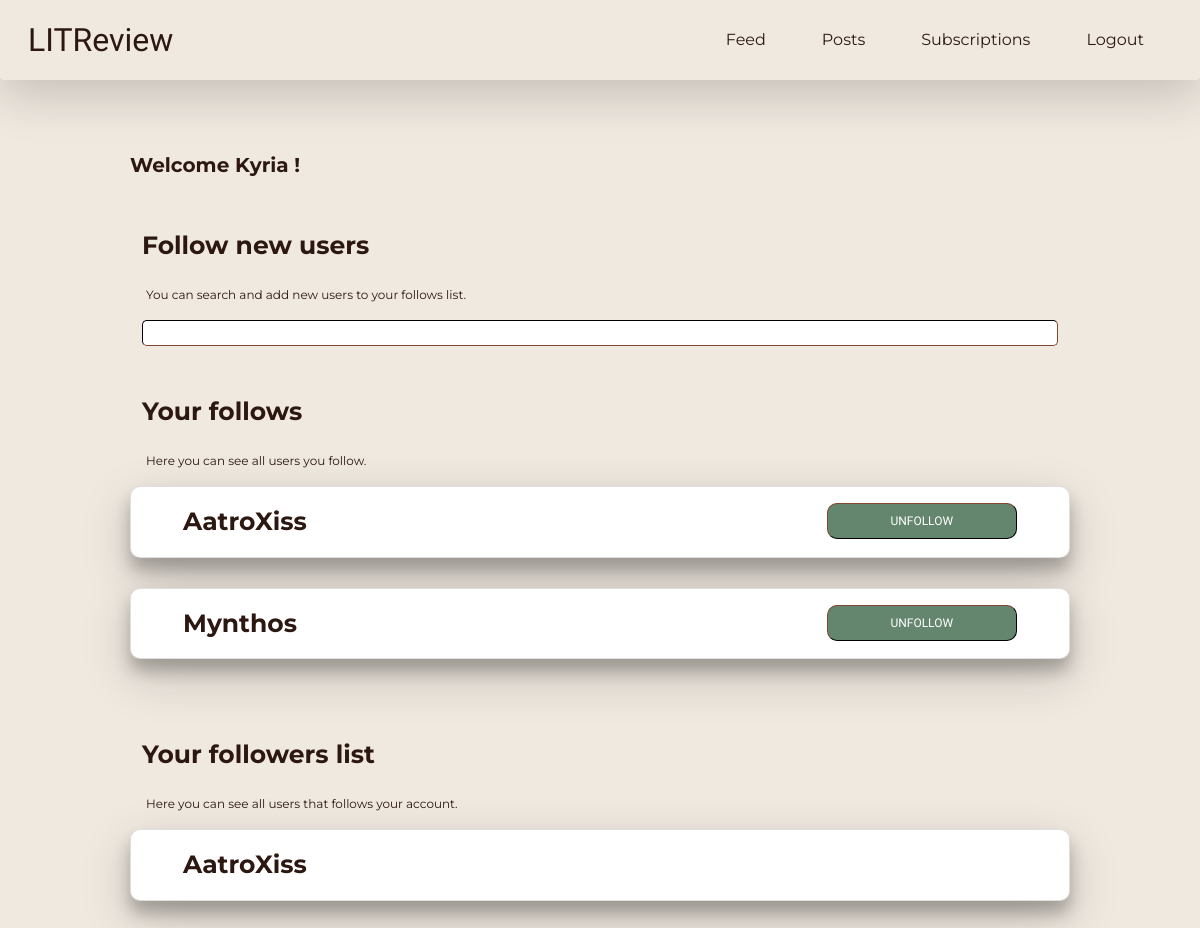
Screenshot of /follow (signed in) with the database file from the repository.
### authentication/models.py (models this page shows)
class User(AbstractUser):
    profile_photo = models.ImageField()

### app/views.py (the view, shortened to what this page needs)
# urls.py: path('follow', app.views.display_follow, name='follow'),
@login_required
def display_follow(request):
    follows = []
    followers = []
    if UserFollows.objects.filter(user=request.user):
        for entry in UserFollows.objects.filter(user=request.user):
            follows.append(entry.followed_user)
    if UserFollows.objects.filter(followed_user=request.user):
        for entry in UserFollows.objects.filter(followed_user=request.user):
            followers.append(entry.user)
    if request.method == 'GET':
        context = {
            'follows': follows,
            'followers': followers,
        }
    return render(request, 'app/follow.html', context=context)

### app/templates/app/follow.html (shortened to what this page needs)
{% extends 'base.html' %}
{% block content %}
<div class="container sub-container">
    <div class="row">
        <h2 class="card-headline">Follow new users</h2>
        <p class="card-body">You can search and add new users to your follows list.</p>
    </div>
    <div class="row">
        <form method="post">
            <input type="search" name="follow">
        </form>
    </div>
</div>
<div class="container sub-container">
    <div class="row">
        <h2 class="card-headline">Your follows</h2>
        <p class="card-body">Here you can see all users you follow.</p>
    </div>
    <div class="row">
        {% if follows %}
            {% for follows_user in follows %}
            <div class="card card-sub">
                <div class="card-body">
                    <div class="container">
                        <div class="row">
                            <div class="col-9">
                                <p class="card-headline">{{ follows_user.username }}</p>
                            </div>
                            <div class="col-3">
                                <form method="post">
                                    <button class="btn-unfollow" type="submit" name="unfollow" value="{{ follows_user.id }}"> Unfollow</button>
                                </form>
                            </div>
                        </div>
                    </div>
                </div>
            </div>
            {% endfor %}
        {% endif %}
    </div>
</div>
<div class="container sub-container">
    <div class="row">
        <h2 class="card-headline">Your followers list</h2>
        <p class="card-body">Here you can see all users that follows your account.</p>
    </div>
    <div class="row">
        {% if followers %}
            {% for followed_by_user in followers %}
            <div class="card card-sub">
                <div class="card-body">
                    <div class="container">
                        <div class="row">
                                <p class="card-headline">{{ followed_by_user.username }}</p>
                        </div>
                    </div>
                </div>
            </div>
            {% endfor %}
        {% endif %}
    </div>
</div>
{% endblock content %}

### templates/base.html (shortened to what this page needs)
<!DOCTYPE html>
<html lang="en">
<head>
    <link href="https://cdn.jsdelivr.net/npm/bootstrap@5.1.3/dist/css/bootstrap.min.css" rel="stylesheet">
    <link rel="stylesheet" href="https://cdnjs.cloudflare.com/ajax/libs/font-awesome/4.7.0/css/font-awesome.min.css">
    {% load static %}
    <link rel="stylesheet" type="text/css" href="{% static 'litreview/style.css' %}">
</head>
<body>
    <nav class="navbar navbar-expand-lg navbar-dark shadow-lg p-3 mb-5 rounded nav-main">
        <div class="container-fluid">
          <a class="navbar-brand nav-logo" href="{% url 'feed' %}">LITReview</a>
          {% if user.is_authenticated %}
          <div class="collapse navbar-collapse justify-content-end" id="navbarNav">
            <ul class="navbar-nav">
              <li class="nav-item">
                <a class="nav-link" href="{% url 'feed' %}">Feed</a>
              </li>
              <li class="nav-item">
                <a class="nav-link" href="{% url 'view_posts' %}">Posts</a>
              </li>
              <li class="nav-item">
                <a class="nav-link" href="{% url 'follow' %}">Subscriptions</a>
              </li>
              <li class="nav-item">
                <a class="nav-link" href="{% url 'logout' %}">Logout</a>
              </li>
            </ul>
          </div>
          {% endif %}
        </div>
      </nav>
      {% if user.is_authenticated %}
      <div class="container main-container">
        <div class="row">
          <p class="welcome-message">Welcome {{ request.user }} !</p>
        </div>
      {% endif %}
        {% block content %}{% endblock content%}
      </div>
</body>
</html>

### static/litreview/style.css (style rules this page uses)
:root { --dominant-color: #F0E9E0; --complementary-color: #2C1810; --accent-color: #64866E; --accent-color-2: #DAAA63; --white-color: #fff; --black-color: #000; --title-font: 'libre caslon text', serif; --body-font: 'montserrat', sans-serif; --title-font-size: 4.5rem; --large-font-size: 3rem; --medium-font-size: 2.5rem; --small-medium-font-size: 1.5rem; --body-font-size: 1rem; }
* { margin: 0; padding: 0; box-sizing: border-box; }
body { background: var(--dominant-color); }
input { width: 100%; border-radius: 5px; border-color: var(--complementary-color); border-width: 1px; }
h2 { font-family: var(--body-font); font-size: var(--small-medium-font-size); color: var(--complementary-color); margin: 0; padding: 0; margin-bottom: 10px !important; }
p { font-family: var(--body-font); font-size: var(--body-font-size); color: var(--complementary-color); margin: 0; padding: 0; }
a { font-family: var(--body-font); text-decoration: none; color: var(--complementary-color); }
li { list-style: none; font-family: var(--body-font); color: var(--complementary-color); margin-left: 20px; margin-right: 20px; }

### static/litreview/navbar.css (style rules this page uses)
.nav-main { background-color: var(--dominant-color); position: fixed; top: 0; z-index: 10; display: flex; width: 100%; height: 80px; padding: 0 4%; align-items: center; }
.nav-logo { color: var(--complementary-color) !important; font-size: 2em; font-family: var(--title-font); }
.nav-link { color: var(--complementary-color) !important; }

### static/litreview/layout.css (style rules this page uses)
.main-container { margin-top: 150px; padding-left: 100px; padding-right: 100px; }
.welcome-message { font-size: 20px; font-family: var(--body-font); font-weight: bold; color: var(--complementary-color); }
.sub-container { margin-top: 50px; }

### static/litreview/components.css (style rules this page uses)
.btn-unfollow { border-color: var(--complementary-color); border-width: 1px; border-radius: 10px; width: 100%; padding: 8px 18px; background-color: var(--accent-color); font-size: 12px; font-family: var(--title-font); color: var(--white-color); text-decoration: none; text-transform: uppercase; }
.card-sub { border-radius: 10px; box-shadow: 0 12px 16px 0 rgba(0,0,0,0.24), 0 17px 50px 0 rgba(0,0,0,0.19); background-color: var(--white-color); margin-bottom: 30px; }
.card-headline { font-size: 25px; font-family: var(--body-font); font-weight: bolder; color: var(--complementary-color); text-align: left; }
.card-body { font-size: 12px; font-family: var(--body-font); color: var(--complementary-color); text-align: justify; }

### rows the page displays
User: user "Kyria"
User: username "AatroXiss", {{ follows_user.id }} 1 (drawn)
User: username "Mynthos", {{ follows_user.id }} 3 (drawn)
